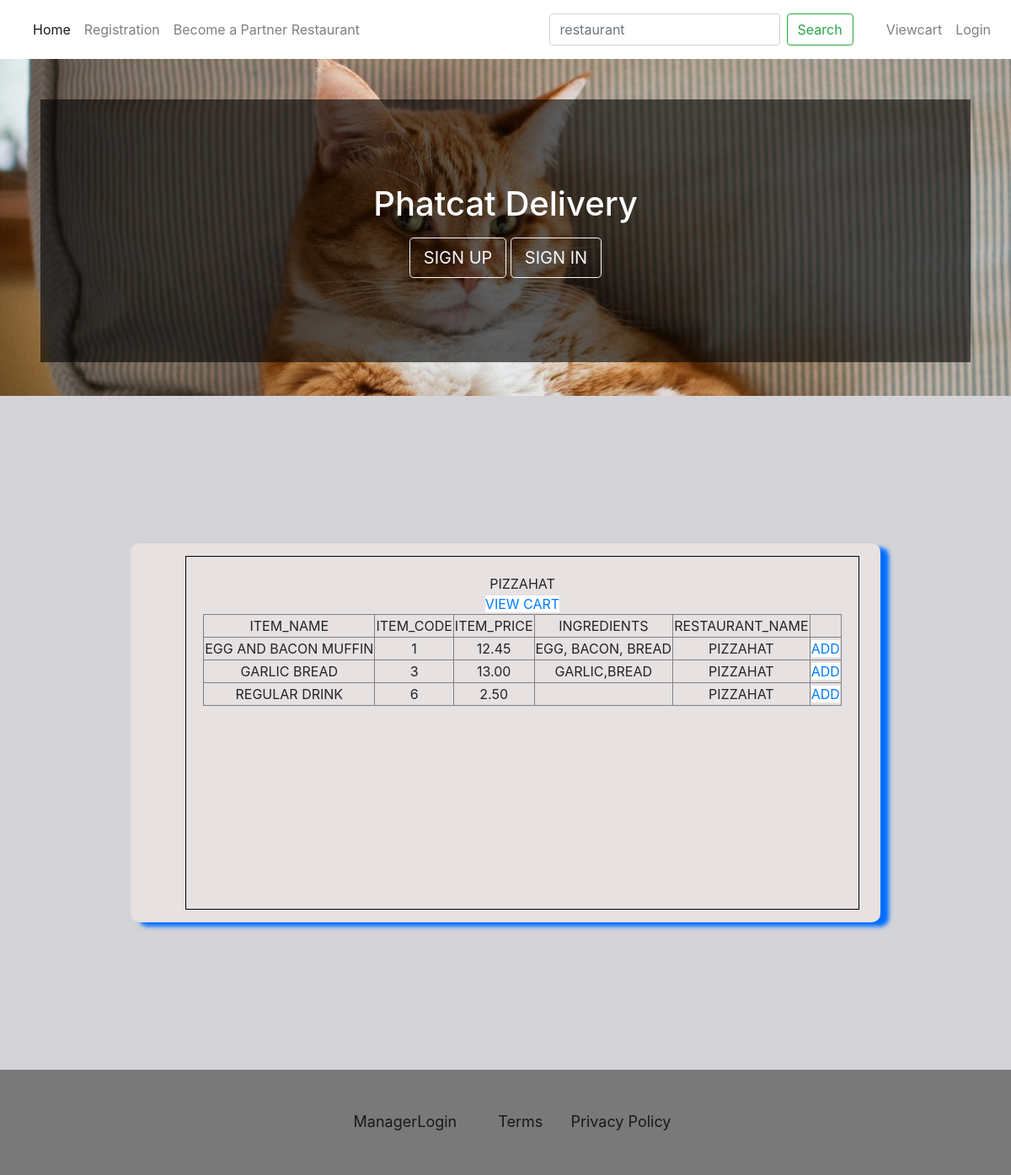
/items.php?restaurant_name=PizzaHat, run on the app's committed database.
### tables this page shows
CREATE TABLE `tb_items` (
  `item_code` int(11) NOT NULL,
  `item_price` float(11,2) NOT NULL,
  `ingredients` varchar(255) DEFAULT NULL,
  `item_name` varchar(255) NOT NULL,
  `restaurant_name` varchar(255) DEFAULT NULL
);

### session.php (called while the page is built, shortened)
<?php
$session_id=$_SESSION['session_id'];
?>

### cartFunctions.php (the view, shortened to what this page needs)
<?php
include ('db_conn.php');
include ('session.php');
function display_items($restaurant_name){
    global $mysqli;
    $query = "SELECT `item_name`, `item_code`, `item_price`, `ingredients`, `restaurant_name` FROM `tb_items` WHERE `restaurant_name` LIKE '$restaurant_name'";
    $result = $mysqli->query($query);
    $printKey = false;
    if( $row_cnt = mysqli_num_rows($result) >= 1 ) {
        echo "<form method='post'>";
        echo "<table border='1'>";
        while( $arr = $result->fetch_array(MYSQLI_ASSOC)) {
            if( !$printKey ) {
                print( "<tr>\r\n" );
                foreach( $arr as $key=>$value) {
                    printf( "<td>%s</td>\r\n",$key);
                }
                print( "<td></td>");
                print( "</tr>\r\n" );
                $printKey = true;
            }
            print( "<tr>\r\n" );
            foreach( $arr as $key=>$value) {
                printf( "<td>%s</td>\r\n",$arr[ $key ]);
            }
            print( "<td><a href='items.php?restaurant_name=$restaurant_name&added=".$arr['item_code']."'>add</a></td>");
            print( "</tr>\r\n" );
        }
        echo "</table>";
    }else{
        echo "Sorry, no items available";
        }
}
?>

### items.php (shortened to what this page needs)
<?php
include ('db_conn.php');
include ('session.php');
include('cartFunctions.php');
?>
<!DOCTYPE html>
<html lang="en" dir="ltr">
  <head>
    <link rel="stylesheet" href="style.css">
  <link rel="stylesheet" href="https://maxcdn.bootstrapcdn.com/bootstrap/4.5.2/css/bootstrap.min.css">
  </head>
  <body>
  <header>
   <nav class="navbar navbar-expand-lg navbar-light bg-white top">
      <div class="container-fluid">
      <div class="collapse navbar-collapse" id="navbarExample01">
        <ul class="navbar-nav me-auto mb-2 mb-lg-0">
          <li class="nav-item active">
            <a class="nav-link" aria-current="page" href="index.php">Home</a>
          </li>
            <?php if ($session_id == ""){ ?>
          <li class="nav-item">
            <a class="nav-link"  href="#" data-toggle="modal" data-target="#regiModal">Registration</a>
          </li>
            <?php }?>
          <li class="nav-item">
            <a class="nav-link"  href="#" data-toggle="modal" data-target="#PartnerregiModal">Become a Partner Restaurant</a>
          </li>
        </ul>
      </div>
        <nav class="navbar navbar-light bg-white justify-content-between">
        <form class="form-inline my-2 my-lg-0">
        <input class="form-control mr-sm-2" type="search" placeholder="restaurant" aria-label="Search">
        <button class="btn btn-outline-success my-2 my-sm-0" type="submit">Search</button>
      </form>
        </nav>
    </div>
    <?php if ($session_id == ""){ ?>
      <div class="collapse navbar-collapse">
        <ul class="navbar-nav me-auto mb-2 mb-lg-0">
        <li class="nav-item">
          <a type = "button" class="nav-link float-right" href="cart.php">Viewcart</a>
        </li>
        <li class="nav-item">
          <a type = "button" class="nav-link float-right"data-toggle="modal" data-target="#loginModal">Login</a>
        </li>
      </ul>
      </div>
  <?php  }?>
  </nav>
<div class="p-5 text-center bg-image header-background" >
  <div class="mask">
    <div class="d-flex justify-content-center align-items-center h-100">
      <div class="text-white">
        <h1 class="mb-3">Phatcat Delivery</h1>
        <a class="btn btn-outline-light btn-lg" href="#" data-toggle="modal" data-target="#regiModal" role="button">SIGN UP</a>
        <a class="btn btn-outline-light btn-lg" href="#" data-toggle="modal" data-target="#LoginModal" role="button">SIGN IN</a>
      </div>
    </div>
  </div>
</div>
</header>
 </body>
 <body>
 <div class = "order">
    <div class="panel">
      <div class="pricing-plan">
        <div class="card-body text-center">
<?php
echo $_GET['restaurant_name'];
echo "<a href='cart.php?'><br>View Cart</a>";
display_items($_GET['restaurant_name']);
?>
        </div>
      </div>
    </div>
  </div>
</body>
<div class="footer">
    <footer>
        <ul class="list-inline">
            <li class="list-inline-item"><a href="#" class="nav-link"  data-toggle="modal" data-target="#LoginModal">ManagerLogin</a></li>
            <li class="list-inline-item"><a href="#">Terms</a></li>
            <li class="list-inline-item"><a href="privacy_policy.php">Privacy Policy</a></li>
        </ul>
    </footer>
  </div>
</body>
</html>

### style.css (style rules this page uses)
.header-background { background-image: url('img/Phatcat.jpg'); height: 400px; }
.mask { padding: 100px; background-color: rgba(0, 0, 0, 0.6) }
.order { background-color: rgb(211, 211, 216); justify-content: center; display: flex; align-items: center; min-height: 100vh; }
.panel { background-color: rgb(231, 225, 225); border-radius: 10px; padding: 15px 25px; max-width: 1500x; min-height: 450px; overflow: hidden; display: flex; flex-direction: column; text-align: center; text-transform: uppercase; box-shadow: 10px 5px 5px rgb(0, 110, 255); }
.pricing-plan { margin-left: 40px; border: 1px solid rgb(0, 0, 0); }
.pricing-plan a { background: rgb(255, 255, 255); }
.pricing-plan a { margin-top: 10px; }
@media (min-width: 900px) { .panel { flex-direction: row; } }
@media (min-width: 900px) { .footer { padding:40px 0; background-color: #797979; color:#000000; } }
@media (min-width: 900px) { .footer ul { padding: 0; list-style: none; text-align: center; font-size: 18px; line-height: 1.6; margin-bottom: 0; } }
@media (min-width: 900px) { .footer li { padding: 0 10px; } }
@media (min-width: 900px) { .footer ul a { color:inherit; text-decoration:none; opacity:0.8; } }

### data on the page
tb_items: key "ITEM_NAME", key "ITEM_CODE", key "ITEM_PRICE", key "INGREDIENTS", key "RESTAURANT_NAME", item_name "EGG AND BACON MUFFIN", item_code "1", item_price "12.45", ingredients "EGG, BACON, BREAD", restaurant_name "PIZZAHAT"
tb_items: item_name "GARLIC BREAD", item_code "3", item_price "13.00", ingredients "GARLIC,BREAD", restaurant_name "PIZZAHAT"
tb_items: item_name "REGULAR DRINK", item_code "6", item_price "2.50", restaurant_name "PIZZAHAT"

### other printed values
$_GET['restaurant_name'] "PIZZAHAT"
